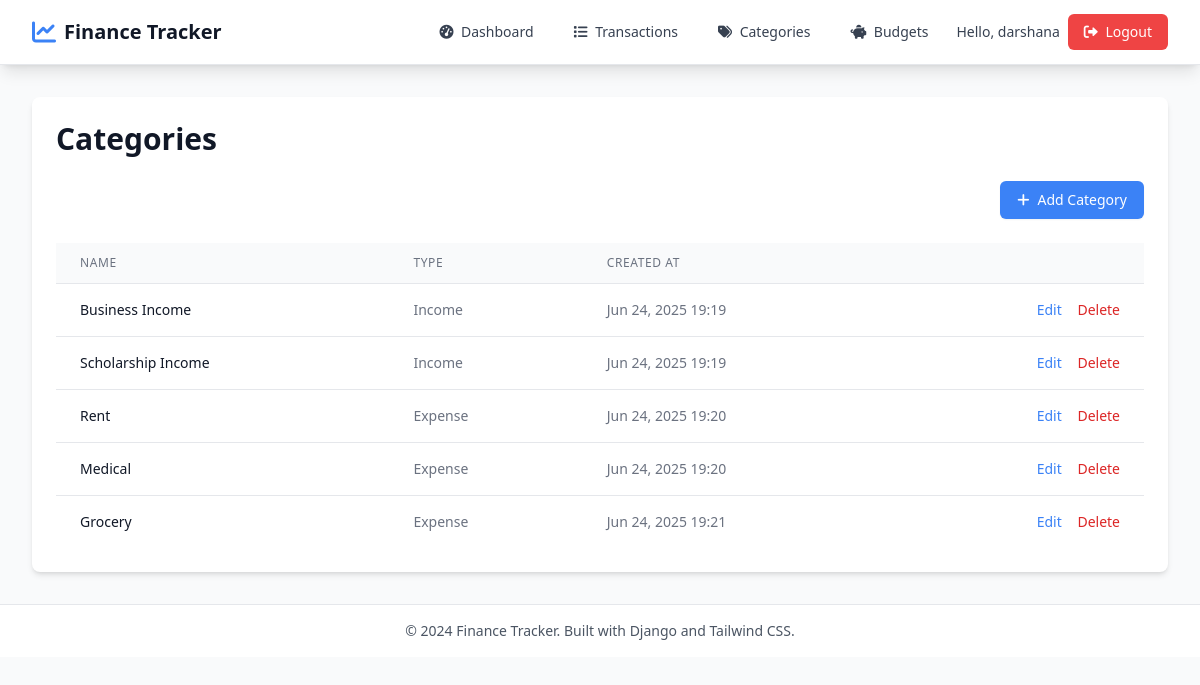
The page /dashboard/categories/ (signed in) on the database its author committed.
### tracker/models.py (models this page shows, shortened)
class Category(models.Model):
    CATEGORY_TYPES = [
        ('income', 'Income'),
        ('expense', 'Expense'),
    ]
    name = models.CharField(max_length=100)
    type = models.CharField(max_length=10, choices=CATEGORY_TYPES)
    user = models.ForeignKey(User, on_delete=models.CASCADE)
    created_at = models.DateTimeField(auto_now_add=True)
    class Meta:
        verbose_name_plural = 'Categories'
        unique_together = ['name', 'user']

### tracker/views.py (the view)
# urls.py: path('categories/', views.category_list, name='category_list'),
@login_required
def category_list(request):
    categories = Category.objects.filter(user=request.user)
    return render(request, 'tracker/category_list.html', {'categories': categories})

### templates/tracker/category_list.html (shortened to what this page needs)
{% extends 'base.html' %}
{% block content %}
<div class="bg-white shadow-md rounded-lg p-6">
    <h1 class="text-3xl font-bold text-gray-900 mb-6">Categories</h1>
    <div class="flex justify-end mb-6">
        <a href="{% url 'add_category' %}" class="inline-flex items-center px-4 py-2 border border-transparent text-sm font-medium rounded-md shadow-sm text-white bg-primary hover:bg-blue-600 focus:outline-none focus:ring-2 focus:ring-offset-2 focus:ring-primary">
            <i class="fas fa-plus mr-2"></i> Add Category
        </a>
    </div>
    {% if categories %}
        <div class="overflow-x-auto">
            <table class="min-w-full divide-y divide-gray-200">
                <thead class="bg-gray-50">
                    <tr>
                        <th scope="col" class="px-6 py-3 text-left text-xs font-medium text-gray-500 uppercase tracking-wider">Name</th>
                        <th scope="col" class="px-6 py-3 text-left text-xs font-medium text-gray-500 uppercase tracking-wider">Type</th>
                        <th scope="col" class="px-6 py-3 text-left text-xs font-medium text-gray-500 uppercase tracking-wider">Created At</th>
                        <th scope="col" class="relative px-6 py-3"><span class="sr-only">Actions</span></th>
                    </tr>
                </thead>
                <tbody class="bg-white divide-y divide-gray-200">
                    {% for category in categories %}
                        <tr>
                            <td class="px-6 py-4 whitespace-nowrap text-sm font-medium text-gray-900">{{ category.name }}</td>
                            <td class="px-6 py-4 whitespace-nowrap text-sm text-gray-500">{{ category.type|title }}</td>
                            <td class="px-6 py-4 whitespace-nowrap text-sm text-gray-500">{{ category.created_at|date:"M d, Y H:i" }}</td>
                            <td class="px-6 py-4 whitespace-nowrap text-right text-sm font-medium">
                                <a href="#" class="text-primary hover:text-blue-600 mr-3">Edit</a>
                                <a href="#" class="text-red-600 hover:text-red-900">Delete</a>
                            </td>
                        </tr>
                    {% endfor %}
                </tbody>
            </table>
        </div>
    {% else %}
        <p class="text-gray-600">No categories found. Add your first category!</p>
    {% endif %}
</div>
{% endblock %}

### templates/base.html (shortened to what this page needs)
<!DOCTYPE html>
<html lang="en">
<head>
    <script src="https://cdn.tailwindcss.com"></script>
    <link href="https://cdnjs.cloudflare.com/ajax/libs/font-awesome/6.0.0/css/all.min.css" rel="stylesheet">
</head>
<body class="bg-gray-50 min-h-screen">
    <nav class="bg-white shadow-lg border-b border-gray-200">
        <div class="max-w-7xl mx-auto px-4 sm:px-6 lg:px-8">
            <div class="flex justify-between h-16">
                <div class="flex items-center">
                    <a href="{% if user.is_authenticated %}{% url 'dashboard' %}{% else %}{% url 'home' %}{% endif %}" class="flex items-center">
                        <i class="fas fa-chart-line text-primary text-2xl mr-2"></i>
                        <span class="text-xl font-bold text-gray-900">Finance Tracker</span>
                    </a>
                </div>
                <div class="flex items-center space-x-4">
                    {% if user.is_authenticated %}
                        <div class="hidden md:flex items-center space-x-4">
                            <a href="{% url 'dashboard' %}" class="text-gray-700 hover:text-primary px-3 py-2 rounded-md text-sm font-medium transition-colors">
                                <i class="fas fa-tachometer-alt mr-1"></i> Dashboard
                            </a>
                            <a href="{% url 'transaction_list' %}" class="text-gray-700 hover:text-primary px-3 py-2 rounded-md text-sm font-medium transition-colors">
                                <i class="fas fa-list mr-1"></i> Transactions
                            </a>
                            <a href="{% url 'category_list' %}" class="text-gray-700 hover:text-primary px-3 py-2 rounded-md text-sm font-medium transition-colors">
                                <i class="fas fa-tags mr-1"></i> Categories
                            </a>
                            <a href="{% url 'budget_list' %}" class="text-gray-700 hover:text-primary px-3 py-2 rounded-md text-sm font-medium transition-colors">
                                <i class="fas fa-piggy-bank mr-1"></i> Budgets
                            </a>
                        </div>
                        <div class="flex items-center space-x-2">
                            <span class="text-gray-700 text-sm">Hello, {{ user.first_name|default:user.username }}</span>
                            <a href="{% url 'account_logout' %}" class="bg-red-500 hover:bg-red-600 text-white px-4 py-2 rounded-md text-sm font-medium transition-colors">
                                <i class="fas fa-sign-out-alt mr-1"></i> Logout
                            </a>
                        </div>
                    {% endif %}
                </div>
            </div>
        </div>
    </nav>
    <main class="max-w-7xl mx-auto px-4 sm:px-6 lg:px-8 py-8">
        {% block content %}
        {% endblock %}
    </main>
    <footer class="bg-white border-t border-gray-200 mt-auto">
        <div class="max-w-7xl mx-auto px-4 sm:px-6 lg:px-8 py-4">
            <div class="text-center text-gray-600 text-sm">
                <p>&copy; 2024 Finance Tracker. Built with Django and Tailwind CSS.</p>
            </div>
        </div>
    </footer>
</body>
</html>

### rows shown on the page
Category: name "Business Income", type "Income", created_at "Jun 24, 2025 19:19"
Category: name "Scholarship Income", type "Income", created_at "Jun 24, 2025 19:19"
Category: name "Rent", type "Expense", created_at "Jun 24, 2025 19:20"
Category: name "Medical", type "Expense", created_at "Jun 24, 2025 19:20"
Category: name "Grocery", type "Expense", created_at "Jun 24, 2025 19:21"

### other values the page prints
{{ user.first_name|default:user.username }} "darshana"
